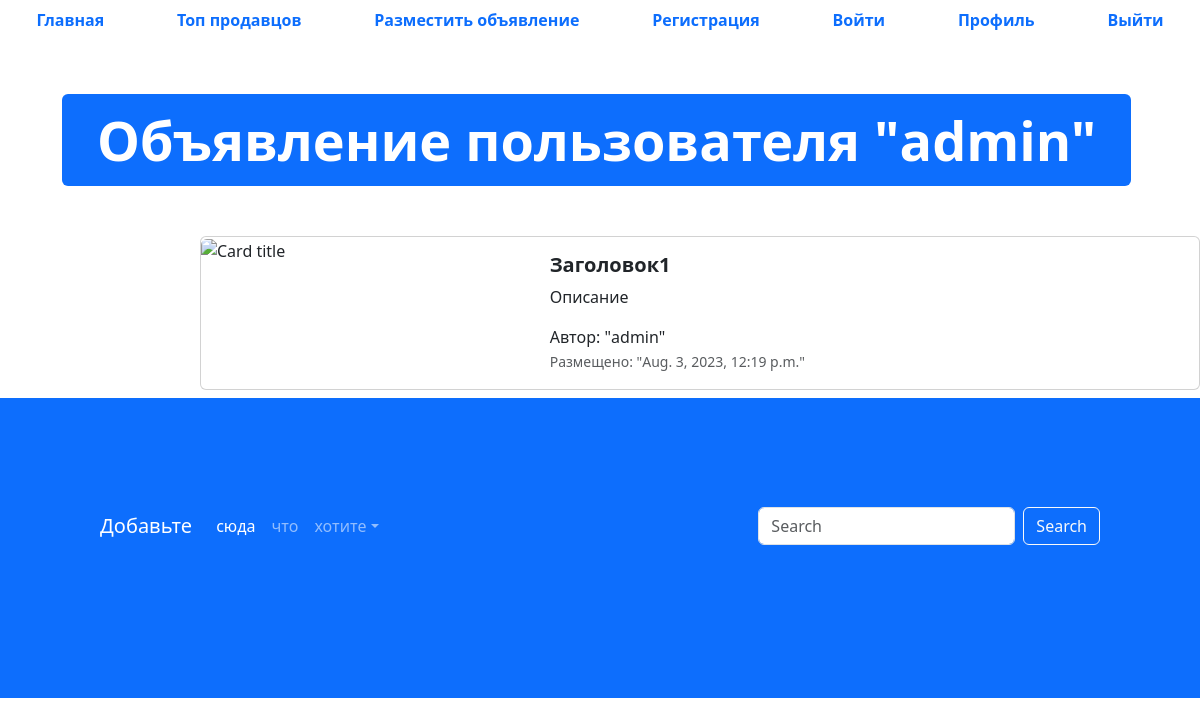
/advertisement/1, run on an earlier commit of the app's database.
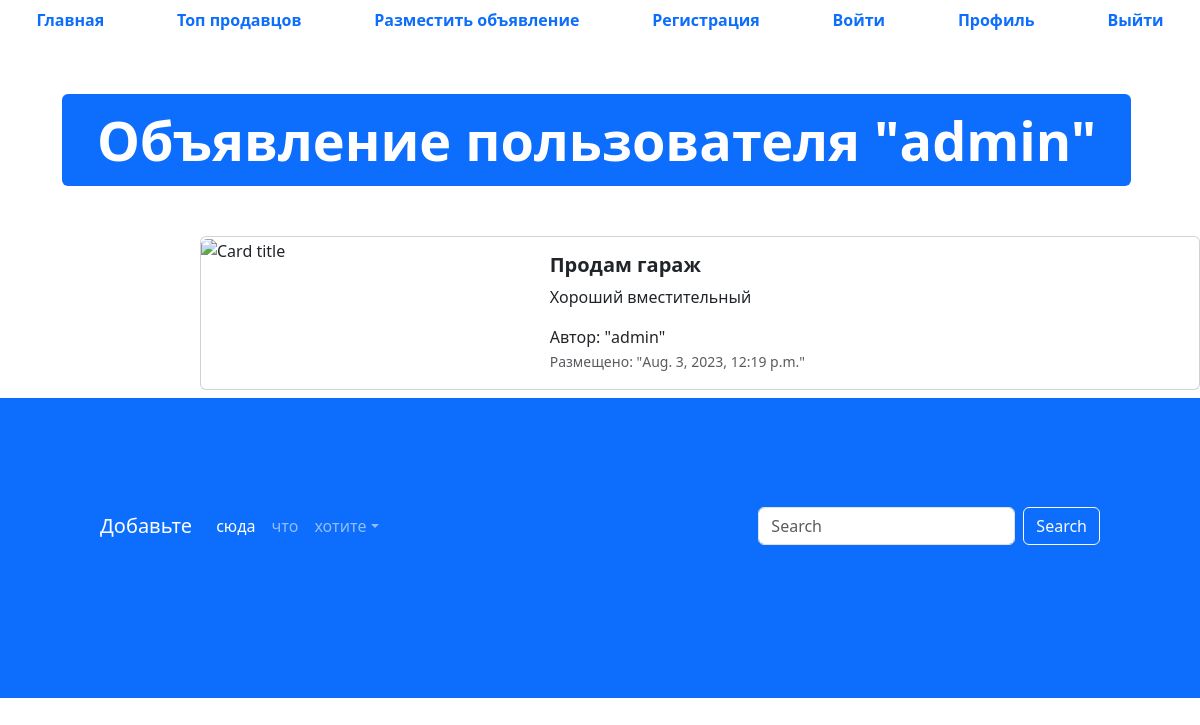
And on a later commit of the database.
### app_advertisements/models.py (models this page shows, shortened)
class Advertisement(models.Model):
    title = models.CharField('Заголовок', max_length=128)
    description = models.TextField('Описание')
    price = models.DecimalField('Цена', max_digits=10, decimal_places=2)
    auction = models.BooleanField('Торг', help_text='Укажите, уместен ли торг')
    created_at = models.DateTimeField(auto_now_add=True)
    updated_at = models.DateTimeField(auto_now=True)
    user = models.ForeignKey(User, verbose_name='пользователь', on_delete=models.CASCADE)
    image = models.ImageField('Изображение', upload_to='advertisements/')
    class Meta:
        db_table = "advertisements"

### app_advertisements/views.py (the view)
# urls.py: path('advertisement/<int:pk>', advertisement_detail, name='adv-detail'),
def advertisement_detail(request, pk):
    advertisement = Advertisement.objects.get(id=pk)
    context = {'advertisement': advertisement}
    return render(request, 'app_advertisements/advertisement.html', context=context)

### templates/app_advertisements/advertisement.html (shortened to what this page needs)
{% extends 'base.html' %}
{% block content %}
  <ul class="nav nav-pills sticky-top bg-white nav-fill">
    <li class="nav-item">
      <a class="nav-link" href="{% url 'main-page' %}">
        <span style="font-weight: bold;">Главная</span>
      </a>
    </li>
    <li class="nav-item">
      <a class="nav-link" href="{% url 'top-sellers' %}"><span style="font-weight: bold;">Топ продавцов</span>
      </a>
    </li>
    <li class="nav-item">
      <a class="nav-link" href="advertisement-post.html">
        <span style="font-weight: bold;">Разместить объявление</span>
      </a>
    </li>
    <li class="nav-item">
      <a class="nav-link" href="register.html">
        <span style="font-weight: bold;">Регистрация</span>
      </a>
    </li>
    <li class="nav-item">
      <a class="nav-link" href="login.html">
        <span style="font-weight: bold;">Войти</span>
      </a>
    </li>
    <li class="nav-item">
      <a class="nav-link" href="profile.html">
        <span style="font-weight: bold;">Профиль</span>
      </a>
    </li>
    <li class="nav-item">
      <a class="nav-link" href="#">
        <span style="font-weight: bold;">Выйти</span>
      </a>
    </li>
  </ul>
  <div class="container" style="margin: 50px;">
    <div class="display-2">
      <span class="badge bg-primary">Объявление пользователя "{{ advertisement.user }}"</span>
    </div>
  </div>
  <div class="col offset-2">
    <div class="card mb-2" style="max-width: 1200px; margin-top: 20px;">
      <div class="row g-0">
        <div class="col-md-4">
          <a href="#" class="nav-link">
            <img src="{{ advertisement.image }}" class="img-fluid rounded-start" alt="Card title">
          </a>
        </div>
        <div class="col">
          <div class="card-body">
            <h5 class="card-title">
              <a href="#" class="nav-link"><strong>{{ advertisement.title }}</strong></a>
            </h5>
            <p class="card-text">
              {{ advertisement.description }}
            </p>
            <span>Автор: "{{ advertisement.user }}"</span>
            <p class="card-text"><small class="text-muted">Размещено: "{{ advertisement.created_at }}"</small></p>
          </div>
        </div>
      </div>
    </div>
  </div>
  <footer style="padding: 100px; min-height: 300px;" class="bg-primary">
    <nav class="navbar navbar-expand-sm navbar-dark">
      <a class="navbar-brand" href="#">Добавьте</a>
      <div class="collapse navbar-collapse" id="collapsibleNavId">
        <ul class="navbar-nav me-auto mt-2 mt-lg-0">
          <li class="nav-item">
            <a class="nav-link active" href="#" aria-current="page">сюда</a>
          </li>
          <li class="nav-item">
            <a class="nav-link" href="#">что</a>
          </li>
          <li class="nav-item dropdown">
            <a class="nav-link dropdown-toggle" href="#" id="dropdownId" data-bs-toggle="dropdown" aria-haspopup="true"
              aria-expanded="false">хотите</a>
          </li>
        </ul>
        <form class="d-flex my-2 my-lg-0">
          <input class="form-control me-sm-2" type="text" placeholder="Search">
          <button class="btn btn-outline-light my-2 my-sm-0" type="submit">Search</button>
        </form>
      </div>
    </nav>
  </footer>
{% endblock %}

What changed in the data, as far as the page shows it:
changed Advertisement "admin": title "Заголовок1" → "Продам гараж"; description "Описание" → "Хороший вместительный"
